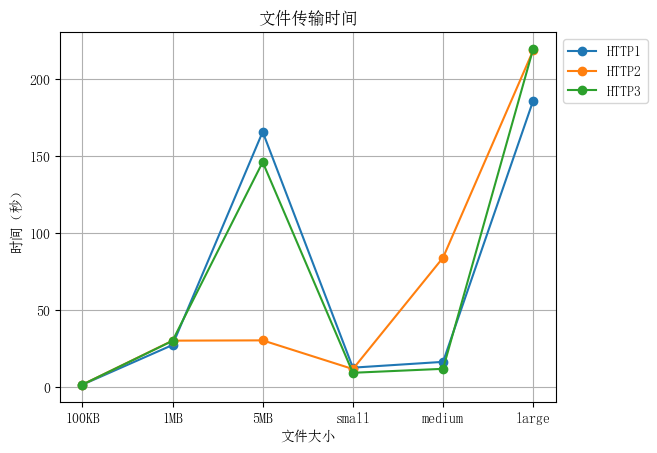

Source code (Python):
import matplotlib.pyplot as plt
import matplotlib.font_manager as fm
import numpy as np

# 设置字体，包含全角右括号
prop = fm.FontProperties(fname=r'C:\Windows\Fonts\simsun.ttc')  # 修改为你系统中存在的字体文件路径
plt.rcParams['font.family'] = prop.get_name()

# 数据
ports = ['HTTP1', 'HTTP2', 'HTTP3']
categories = ['100KB', '1MB', '5MB', 'small', 'medium', 'large']

data = [
    [1.46, 1.52, 1.52],
    [27.26, 30.09, 29.96],
    [165.67, 30.27, 146.01],
    [12.56, 11.66, 9.23],
    [16.32, 83.98, 11.80],
    [185.99, 218.61, 219.59]
]

# 转置数据矩阵
transposed_data = np.array(data).T.tolist()

# 绘图
fig, ax = plt.subplots()

for i, port in enumerate(ports):
    plt.plot(categories, transposed_data[i], label=port, marker='o')

# 设置标签
ax.set_xlabel("文件大小")
ax.set_ylabel("时间（秒）")

# 添加图例
plt.legend(loc='upper left', bbox_to_anchor=(1, 1))

plt.grid(True)
# 设置图表标题
plt.title("文件传输时间")

# 保存图表到文件
output_file_path = "./lineTime.png"  # 替换为你希望保存的文件路径和名称
plt.savefig(output_file_path, bbox_inches="tight")

# 显示图表
plt.show()
